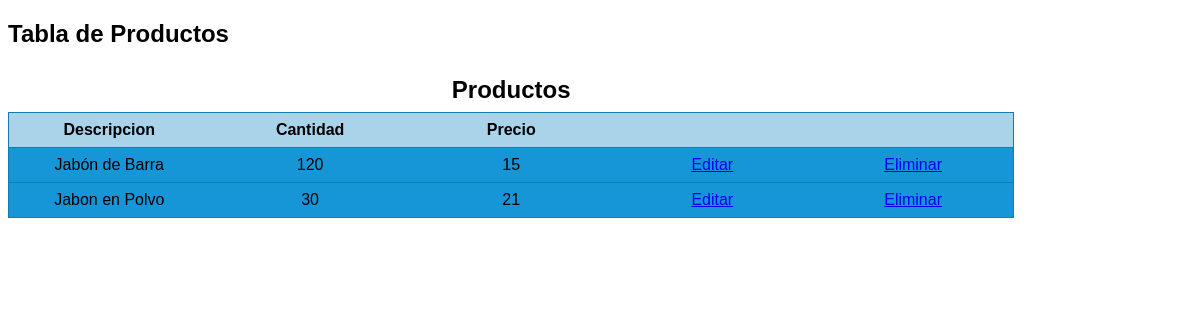
Screenshot of /php/datoProducto.php with the database file from the repository.
### tables this page shows
CREATE TABLE `producto` (
  `id` bigint(20) NOT NULL,
  `descripcion` varchar(200) DEFAULT NULL,
  `cantidad` int(11) DEFAULT NULL,
  `precio` float(10,2) DEFAULT NULL
);

### php/Producto.php (called while the page is built, shortened)
<?php
include_once "./Conexion.php";
class Producto extends Conexion {
  public static function all() {
    $conexion = new Conexion();
    $conexion->conectar();
    $prepare = mysqli_prepare($conexion->con, "SELECT * FROM producto");
    $prepare->execute();
    $res = $prepare->get_result();
    $productos = [];
    while($producto = $res->fetch_object(Producto::class)){
      array_push($productos, $producto);
    }
    return $productos;
  }
}

### php/Conexion.php (called while the page is built, shortened)
<?php
class Conexion {
  public function conectar(){
    $this->con =  mysqli_connect("127.0.0.1","root","","sistema_productos");
  }
}

### php/datoProducto.php (the view, shortened to what this page needs)
<?php
include_once "./Producto.php";
$productos = Producto::all();
?>
<!DOCTYPE html>
<html lang="es">
<head>
  <link rel="stylesheet" href="../css/table.css">
</head>
<body>
  <h2>Tabla de Productos</h2>
  <table class="table">
   <caption>Productos</caption>
   <thead>
    <tr>
      <th>Descripcion</th>
      <th>Cantidad</th>
      <th>Precio</th>
      <th></th>
      <th></th>
    </tr>
   </thead>
   <tbody>
    <?php foreach($productos as $producto) {?>
      <tr>
      <td><?php echo $producto->descripcion; ?></td>
      <td><?php echo $producto->cantidad; ?></td>
      <td><?php echo $producto->precio; ?></td>
      <td><a id="linkPrEdit" class="table-link table-link__edit" href="../php/vistaUpdateProducto.php?id=<?php echo $producto->id; ?>">Editar</a></td>
      <td><a id="linkPrDelete" class="table-link table-link__delete" href="../php/deleteProducto.php?id=<?php echo $producto->id; ?>">Eliminar</a></td>
      </tr>
      <?php } ?>
   </tbody>
  </table>
</body>
</html>

### css/table.css (style rules this page uses)
body { font-family: 'Gill Sans', 'Gill Sans MT', Calibri, 'Trebuchet MS', sans-serif; }
.table { width: 85%; border: 1px solid #A6ACFA; border-collapse: collapse; margin: 0; padding: 0; table-layout: fixed; }
.table-link { text-align: center; justify-content: center; }
caption { font-size: 1.5em; font-weight: bold; margin: 8px 0; }
tr { background-color: #1696D6; border: 1px solid #127CB1; }
th, td { font-size: 1em; padding: 8px; text-align: center; }
thead th { background-color: #A8D3E9; }

### rows the page displays
producto: descripcion "Jabón de Barra", cantidad "120", precio "15"
producto: descripcion "Jabon en Polvo", cantidad "30", precio "21"
